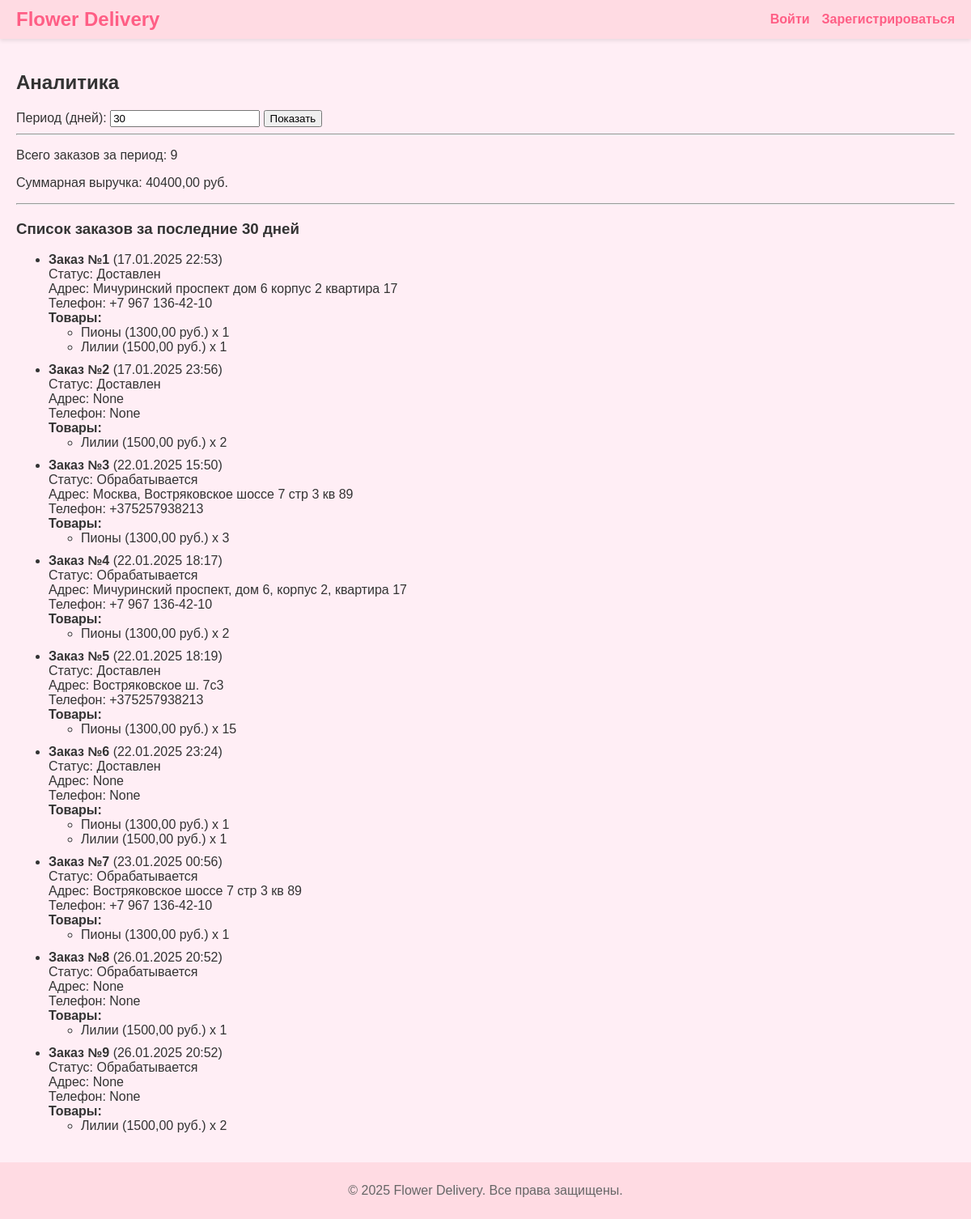
Page /analytics/dashboard/ on the committed database.
### orders/models.py (models this page shows, shortened)
class Order(models.Model):
    user = models.ForeignKey(settings.AUTH_USER_MODEL, on_delete=models.CASCADE, verbose_name="Пользователь")
    products = models.ManyToManyField(Product, through='OrderItem', verbose_name="Товары")
    status = models.CharField(max_length=20, choices=ORDER_STATUS_CHOICES, default='new', verbose_name="Статус")
    created_at = models.DateTimeField(default=now, verbose_name="Дата заказа")  # Используем now() вместо auto_now_add
    updated_at = models.DateTimeField(auto_now=True, verbose_name="Дата обновления")
    address = models.CharField(max_length=255, blank=True, null=True, verbose_name="Адрес доставки")
    phone = models.CharField(max_length=20, blank=True, null=True, verbose_name="Телефон")

class OrderItem(models.Model):
    order = models.ForeignKey(Order, on_delete=models.CASCADE)
    product = models.ForeignKey(Product, on_delete=models.CASCADE)
    quantity = models.PositiveIntegerField(default=1)

### products/models.py (models this page shows, shortened)
class Product(models.Model):
    name = models.CharField(max_length=255, verbose_name="Название")
    price = models.DecimalField(max_digits=10, decimal_places=2, verbose_name="Цена")
    image = models.ImageField(upload_to='products/', null=True, blank=True, verbose_name="Изображение")

### analytics/views.py (the view)
# urls.py: path('dashboard/', views.dashboard, name='analytics_dashboard'),
def dashboard(request):
    days_str = request.GET.get('days', '30')
    try:
        days = int(days_str)
    except ValueError:
        days = 30  # fallback
    today = date.today()
    start_date = today - timedelta(days=days)
    orders_qs = Order.objects.filter(created_at__gte=start_date)
    total_orders = orders_qs.count()
    order_items = OrderItem.objects.filter(order__in=orders_qs)
    total_revenue = sum(item.quantity * item.product.price for item in order_items)
    context = {
        'days': days,  # чтобы в шаблоне отобразить или использовать
        'orders': orders_qs,  # передадим, чтобы отобразить детальнее
        'total_orders': total_orders,
        'total_revenue': total_revenue,
    }
    return render(request, 'analytics/dashboard.html', context)

### templates/analytics/dashboard.html (shortened to what this page needs)
{% extends "base.html" %}
{% block content %}
<h2>Аналитика</h2>
<form method="get" action="">
  <label>Период (дней):</label>
  <input type="number" name="days" value="{{ days|default_if_none:30 }}">
  <button type="submit">Показать</button>
</form>
<hr>
<p>Всего заказов за период: {{ total_orders }}</p>
<p>Суммарная выручка: {{ total_revenue|floatformat:2 }} руб.</p>
<hr>
<h3>Список заказов за последние {{ days|default_if_none:30 }} дней</h3>
{% if orders %}
<ul>
  {% for order in orders %}
    <li style="margin-bottom: 10px;">
      <strong>Заказ №{{ order.id }}</strong> ({{ order.created_at|date:"d.m.Y H:i" }})<br>
      Статус: {{ order.get_status_display }}<br>
      Адрес: {{ order.address }}<br>
      Телефон: {{ order.phone }}<br>
      <strong>Товары:</strong>
      <ul>
      {% for item in order.orderitem_set.all %}
        <li>
          {{ item.product.name }}
          ({{ item.product.price|floatformat:2 }} руб.) x {{ item.quantity }}
        </li>
      {% endfor %}
      </ul>
    </li>
  {% endfor %}
</ul>
{% else %}
<p>Заказов за этот период нет.</p>
{% endif %}
{% endblock %}

### static/css/style.css (style rules this page uses)
html, body { margin: 0; padding: 0; height: 100%; }
body { display: flex; flex-direction: column; background-color: #ffeef5; color: #333; font-family: Arial, sans-serif; }

### rows in the picture
Order: id "1", created_at "17.01.2025 22:53", status "Доставлен", address "Мичуринский проспект дом 6 корпус 2 квартира 17", phone "+7 967 136-42-10"
OrderItem: product.name "Пионы", product.price "1300,00", quantity "1"
OrderItem: product.name "Лилии", product.price "1500,00", quantity "1"
Order: id "2", created_at "17.01.2025 23:56", status "Доставлен", address "None", phone "None"
OrderItem: product.name "Лилии", product.price "1500,00", quantity "2"
Order: id "3", created_at "22.01.2025 15:50", status "Обрабатывается", address "Москва, Востряковское шоссе 7 стр 3 кв 89", phone "+375257938213"
OrderItem: product.name "Пионы", product.price "1300,00", quantity "3"
Order: id "4", created_at "22.01.2025 18:17", status "Обрабатывается", address "Мичуринский проспект, дом 6, корпус 2, квартира 17", phone "+7 967 136-42-10"
OrderItem: product.name "Пионы", product.price "1300,00", quantity "2"
Order: id "5", created_at "22.01.2025 18:19", status "Доставлен", address "Востряковское ш. 7с3", phone "+375257938213"
OrderItem: product.name "Пионы", product.price "1300,00", quantity "15"
Order: id "6", created_at "22.01.2025 23:24", status "Доставлен", address "None", phone "None"
OrderItem: product.name "Пионы", product.price "1300,00", quantity "1"
OrderItem: product.name "Лилии", product.price "1500,00", quantity "1"
Order: id "7", created_at "23.01.2025 00:56", status "Обрабатывается", address "Востряковское шоссе 7 стр 3 кв 89", phone "+7 967 136-42-10"
OrderItem: product.name "Пионы", product.price "1300,00", quantity "1"
Order: id "8", created_at "26.01.2025 20:52", status "Обрабатывается", address "None", phone "None"
OrderItem: product.name "Лилии", product.price "1500,00", quantity "1"
Order: id "9", created_at "26.01.2025 20:52", status "Обрабатывается", address "None", phone "None"
OrderItem: product.name "Лилии", product.price "1500,00", quantity "2"

### other values in the picture
{{ total_orders }} "9"
{{ total_revenue|floatformat:2 }} "40400,00"
{{ days|default_if_none:30 }} "30"
